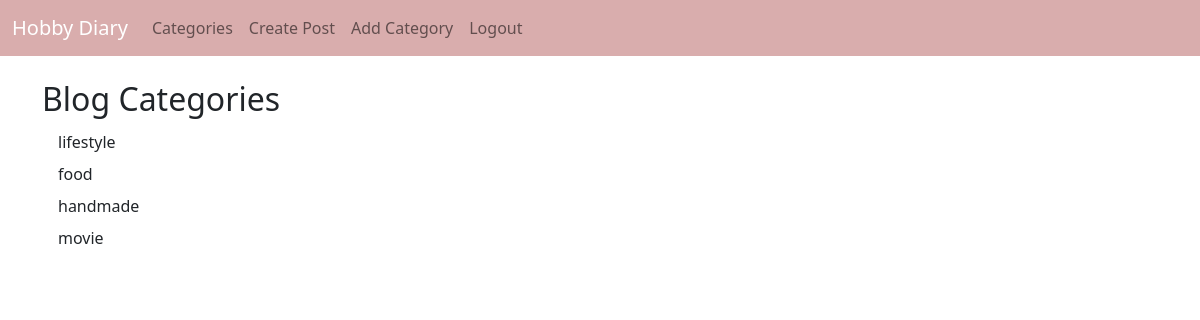
/category-list (signed in), run on the app's committed database.
### theblog/models.py (models this page shows, shortened)
class Category(models.Model):
  name = models.CharField(max_length=255)
  def __str__(self):
    return str(self.name)

### theblog/views.py (the view)
# urls.py: path('category-list', CategoryListView, name='category-list'),
def CategoryListView(request):
  cat_menu_list = Category.objects.all()
  return render(request, 'category_list.html', {'cat_menu_list':cat_menu_list})

### theblog/templates/category_list.html (shortened to what this page needs)
{% extends 'base.html' %}
{% block content %}
<h2>Blog Categories</h2>
{% for item in cat_menu_list %}
<a class="dropdown-item" href="{% url 'category' item|slugify %}">{{ item }}</a>
{% endfor %}
{% endblock %}

### data on the page
Category: name "lifestyle"
Category: name "food"
Category: name "handmade"
Category: name "movie"
